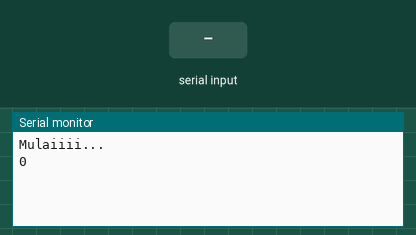
Simulated run of this sketch. Board: Arduino Uno, built with avr-gcc and run on an emulated ATmega328P. On the bench: the last lines printed to the serial monitor. The test bench sets the inputs (shaded band).

Above: at 1.2 s.
1.3 s: "90,45\n" received over Serial
At 2.7 s:
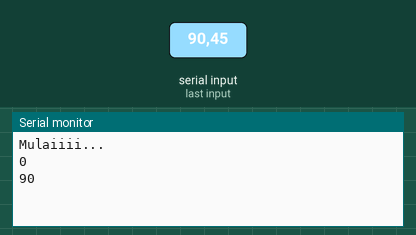
2.8 s: "30,150\n" received over Serial
At 4.5 s:
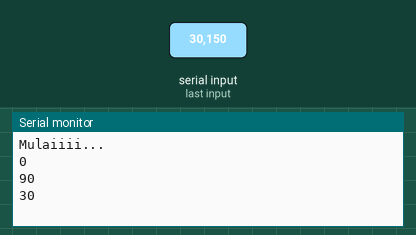
Timing chart, 0 to 6.0 s (numbered marks = the images above; inputs shaded):
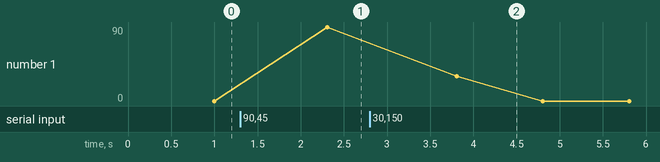

The sketch:

example.ino
```cpp
int nilai=0;

void setup(){
    Serial.begin(9600);
    Serial.println("Mulaiiii...");
}

void loop(){
    String tampung = Serial.readString();
    nilai = tampung.toInt();
    Serial.println(nilai);
}
```

Measured:
- after the input at 1.3 s, the serial monitor: prints a new line after 1.0 s (image 1)
- after the input at 2.8 s, the serial monitor: prints a new line after 1.0 s (image 2)
- plotted number 1: 0 → 90 after the input at 1.3 s
